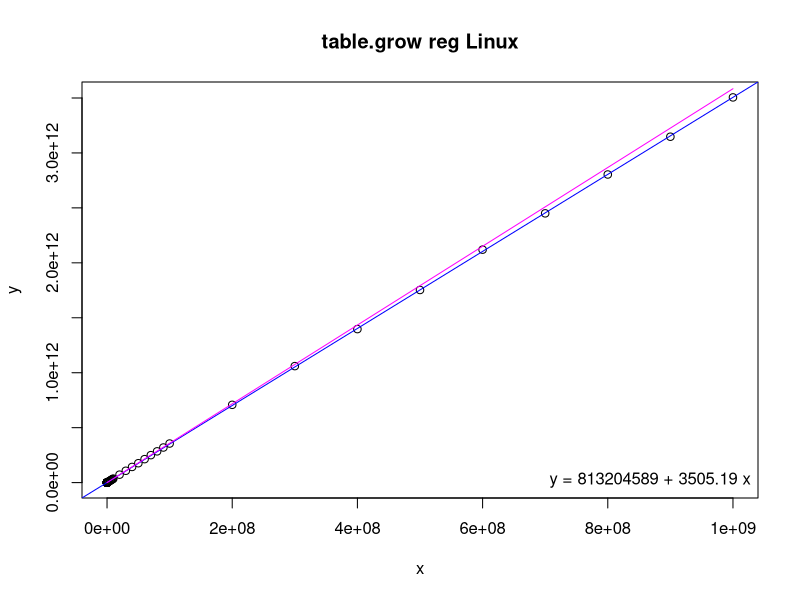
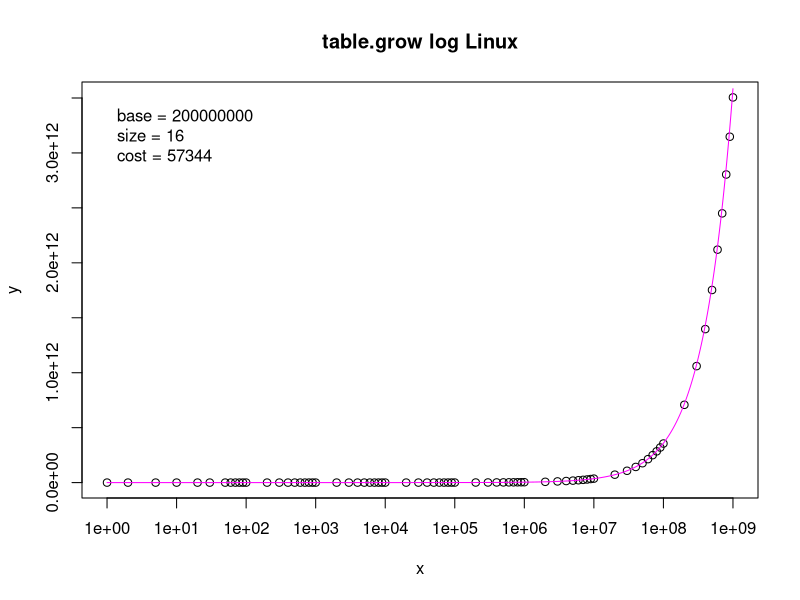

Generate these figures, in order, with R:
# Input data
x <- c(1,2,5,10,20,30,50,60,70,80,90,100,200,300,400,500,600,700,800,900,1000,2000,3000,4000,5000,6000,7000,8000,9000,10000,20000,30000,40000,50000,60000,70000,80000,90000,100000,200000,300000,400000,500000,600000,700000,800000,900000,1000000,2000000,3000000,4000000,5000000,6000000,7000000,8000000,9000000,10000000,20000000,30000000,40000000,50000000,60000000,70000000,80000000,90000000,100000000,200000000,300000000,400000000,500000000,600000000,700000000,800000000,900000000,1000000000)
y <- c(186250000,187680000,185740000,185590000,184080000,188810000,186560000,187070000,184710000,187070000,189430000,193360000,186890000,191010000,189450000,191560000,189840000,190030000,191470000,198140000,187450000,203890000,199510000,205980000,202410000,211460000,211370000,216070000,216610000,222530000,260360000,291560000,335430000,366170000,396020000,436790000,473960000,506320000,548600000,918260000,1288200000,1606200000,1969000000,2403500000,2663300000,3043600000,3374600000,3681900000,7284800000,10904000000,14491000000,18155000000,21581000000,25187000000,28622000000,32676000000,36301000000,72338000000,107840000000,142580000000,176540000000,213540000000,249870000000,284500000000,319450000000,355650000000,707920000000,1060100000000,1396900000000,1752800000000,2119800000000,2450200000000,2803800000000,3147500000000,3505200000000)

# Linear regression
model <- lm(y ~ x)
coefs <- coef(model)

# Print regression coefficients
print(coefs)

# Estimating function
base <- 200000000
size <- 16
cost <- 57344
fe <- function(x) {
  base + (((x + size - 1) / size) * cost)
}

# Estimated values
xe <- seq(1, 1000000000, by = 10000)
ye <- fe(xe)

png("table-grow-reg.png")
plot(x, y, main = "table.grow reg Linux")
abline(model, col = "blue")
lines(xe, ye, col = "magenta")
legend("bottomright", legend = sprintf("y = %.0f + %.2f x", coefs[1], coefs[2]), bty = "n")

png("table-grow-log.png")
plot(x, y, log = "x", main = "table.grow log Linux")
lines(xe, ye, col = "magenta")
legend("topleft", legend = sprintf(" base = %i\n size = %i\n cost = %i", base, size, cost), bty = "n")
